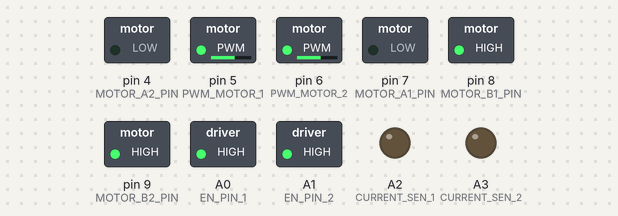
A sketch run on a simulated Arduino Uno, built with avr-gcc and run on an emulated ATmega328P. Shown: switched loads named in the sketch (green lamp = pin HIGH), output pins drawn as LEDs (lit = HIGH). What the sketch prints to the serial monitor is not drawn.

Above: at 0.1 s.
Timing chart, 0 to 1.6 s (numbered marks = the images above):
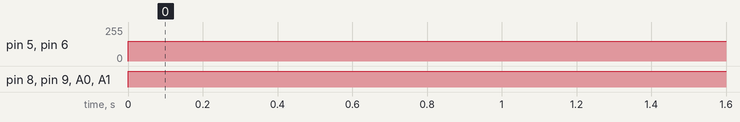

The sketch:

Monster_Motor_Driver_Alterado.ino
```cpp
#define BRAKE 0
#define CW    1
#define CCW   2
#define CS_THRESHOLD 15   // Definition of safety current (Check: "1.3 Monster Shield Example").

//MOTOR 1
#define MOTOR_A1_PIN 7
#define MOTOR_B1_PIN 8

//MOTOR 2
#define MOTOR_A2_PIN 4
#define MOTOR_B2_PIN 9

#define PWM_MOTOR_1 5
#define PWM_MOTOR_2 6

#define CURRENT_SEN_1 A2
#define CURRENT_SEN_2 A3

#define EN_PIN_1 A0
#define EN_PIN_2 A1

#define MOTOR_1 0
#define MOTOR_2 1

short usSpeed = 150;  //default motor speed
unsigned short usMotor_Status = BRAKE;

void setup()
{
  pinMode(MOTOR_A1_PIN, OUTPUT);
  pinMode(MOTOR_B1_PIN, OUTPUT);

  pinMode(MOTOR_A2_PIN, OUTPUT);
  pinMode(MOTOR_B2_PIN, OUTPUT);

  pinMode(PWM_MOTOR_1, OUTPUT);
  pinMode(PWM_MOTOR_2, OUTPUT);

  pinMode(CURRENT_SEN_1, OUTPUT);
  pinMode(CURRENT_SEN_2, OUTPUT);

  pinMode(EN_PIN_1, OUTPUT);
  pinMode(EN_PIN_2, OUTPUT);

  Serial.begin(115200);              // Initiates the serial to do the monitoring
}

void loop()
{
  digitalWrite(EN_PIN_1, HIGH);
  digitalWrite(EN_PIN_2, HIGH);
  Forward();
  delay(1000);

  /*
  while(Serial.available())
  {
    user_input = Serial.read(); //Read user input and trigger appropriate function
    digitalWrite(EN_PIN_1, HIGH);
    digitalWrite(EN_PIN_2, HIGH);

    if (user_input =='1')
    {
       Stop();
    }
    else if(user_input =='2')
    {
      Forward();
    }
    else if(user_input =='3')
    {
      Reverse();
    }
    else if(user_input =='+')
    {
      IncreaseSpeed();
    }
    else if(user_input =='-')
    {
      DecreaseSpeed();
    }
    else
    {
      Serial.println("Invalid option entered.");
    }

  }
  */
}

void Stop()
{
  Serial.println("Stop");
  usMotor_Status = BRAKE;
  motorGo(MOTOR_1, usMotor_Status, 0);
  motorGo(MOTOR_2, usMotor_Status, 0);
}

void Forward()
{
  Serial.println("Forward");
  usMotor_Status = CW;
  motorGo(MOTOR_1, usMotor_Status, usSpeed);
  motorGo(MOTOR_2, usMotor_Status, usSpeed);
}

void Reverse()
{
  Serial.println("Reverse");
  usMotor_Status = CCW;
  motorGo(MOTOR_1, usMotor_Status, usSpeed);
  motorGo(MOTOR_2, usMotor_Status, usSpeed);
}

void IncreaseSpeed()
{
  usSpeed = usSpeed + 10;
  if(usSpeed > 255)
  {
    usSpeed = 255;
  }

  Serial.print("Speed +: ");
  Serial.println(usSpeed);

  motorGo(MOTOR_1, usMotor_Status, usSpeed);
  motorGo(MOTOR_2, usMotor_Status, usSpeed);
}

void DecreaseSpeed()
{
  usSpeed = usSpeed - 10;
  if(usSpeed < 0)
  {
    usSpeed = 0;
  }

  Serial.print("Speed -: ");
  Serial.println(usSpeed);

  motorGo(MOTOR_1, usMotor_Status, usSpeed);
  motorGo(MOTOR_2, usMotor_Status, usSpeed);
}

void motorGo(uint8_t motor, uint8_t direct, uint8_t pwm)         //Function that controls the variables: motor(0 ou 1), direction (cw ou ccw) e pwm (entra 0 e 255);
{
  if(motor == MOTOR_1)
  {
    if(direct == CW)
    {
      digitalWrite(MOTOR_A1_PIN, LOW);
      digitalWrite(MOTOR_B1_PIN, HIGH);
    }
    else if(direct == CCW)
    {
      digitalWrite(MOTOR_A1_PIN, HIGH);
      digitalWrite(MOTOR_B1_PIN, LOW);
    }
    else
    {
      digitalWrite(MOTOR_A1_PIN, LOW);
      digitalWrite(MOTOR_B1_PIN, LOW);
    }

    analogWrite(PWM_MOTOR_1, pwm);
  }
  else if(motor == MOTOR_2)
  {
    if(direct == CW)
    {
      digitalWrite(MOTOR_A2_PIN, LOW);
      digitalWrite(MOTOR_B2_PIN, HIGH);
    }
    else if(direct == CCW)
    {
      digitalWrite(MOTOR_A2_PIN, HIGH);
      digitalWrite(MOTOR_B2_PIN, LOW);
    }
    else
    {
      digitalWrite(MOTOR_A2_PIN, LOW);
      digitalWrite(MOTOR_B2_PIN, LOW);
    }

    analogWrite(PWM_MOTOR_2, pwm);
  }
}
```

Measured:
- by itself, pin 5 (PWM_MOTOR_1), pin 6 (PWM_MOTOR_2): 0/255 → 150/255 at 0.00 s
- by itself, pin 8 (MOTOR_B1_PIN), pin 9 (MOTOR_B2_PIN), A0 (EN_PIN_1), A1 (EN_PIN_2): LOW → HIGH at 0.00 s
